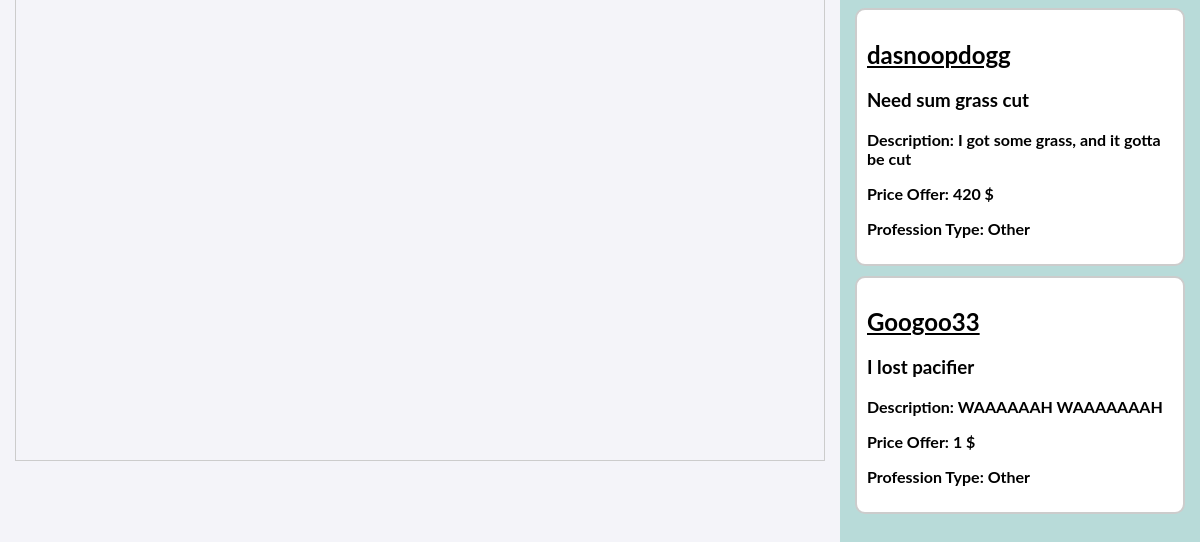
The app's page / (lower part), older data.
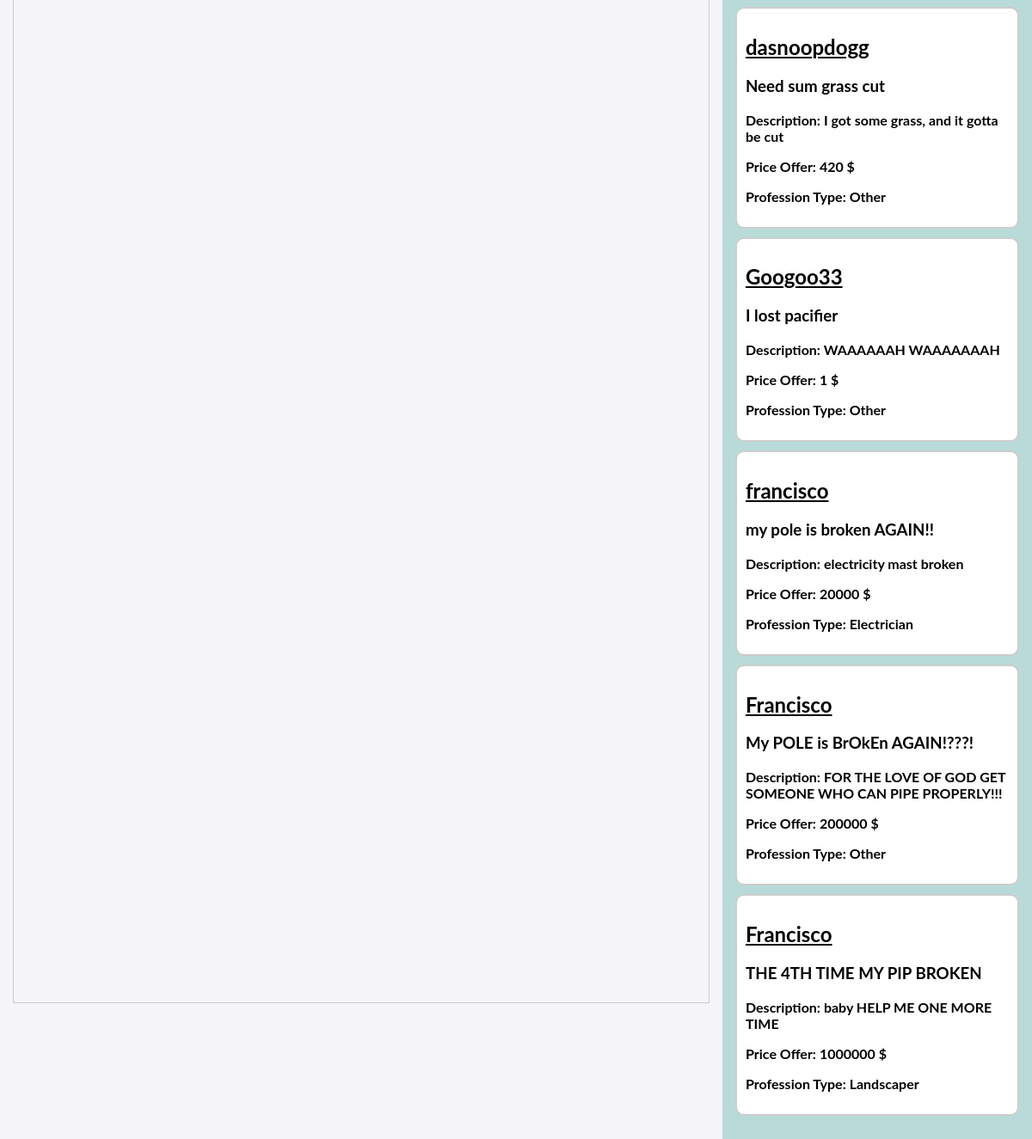
The same page, newer data.
### trademap/models.py (models this page shows)
class Account(models.Model):
    username = models.CharField(max_length=40)
    first_name = models.CharField(max_length=40)
    last_name = models.CharField(max_length=40)
    password = models.CharField(max_length=40)
    profession = models.CharField(max_length=40)

class JobPostings(Account):
    jobs = [
        ('Plumber', 'Plumber'),
        ('Carpenter', 'Carpenter'),
        ('Electrician', 'Electrician'),
        ('Landscaper', 'Landscaper'),
        ('Painter or Decorator', 'Painter or Decorator'),
        ('Other', 'Other'),
        ]
    user = models.CharField(max_length=40)
    title = models.CharField(max_length=100)
    description = models.CharField(max_length=300)
    cost_offer = models.IntegerField()
    profession_type = models.CharField(max_length=40, choices= jobs)
    contact = models.CharField(max_length = 15, default = '')
    location = models.CharField(max_length = 100, default = '')

### trademap/views.py (the view)
# urls.py: path("", views.index, name = "home"),
def index(request):
    len(values)
    return render(request, 'index.html', {
        'postings': values
    })

### templates/index.html (shortened to what this page needs)
<html lang="en">
<head>
</head>
<body>
    <div class="container">
        <div class="left-boxes">
            <div id="map" class="google-map"></div>
        </div>
       <div class="right-box">
        {% for post in postings %}
            <div class="post-box">
                <div class="clear-box" onclick="toggleMoreInfo(this)">
                    <h2 style="text-decoration: underline;">{{ post.user }}</h2>
                    <h3>{{ post.title }}</h3>
                    <p>Description: {{ post.description }}</p>
                    <p>Price Offer: {{ post.cost_offer }} $</p>
                    <p>Profession Type: {{ post.profession_type }}</p>
                </div>
            </div>
        {% endfor %}
    </div>
</body>
</html>

Row changes from the older to the newer data that the page shows:
added JobPostings: user "francisco", title "my pole is broken AGAIN!!", description "electricity mast broken", cost_offer "20000", profession_type "Electrician"
added JobPostings: user "Francisco", title "My POLE is BrOkEn AGAIN!???!", description "FOR THE LOVE OF GOD GET SOMEONE WHO CAN PIPE PROPERLY!!!", cost_offer "200000", profession_type "Other"
added JobPostings: user "Francisco", title "THE 4TH TIME MY PIP BROKEN", description "baby HELP ME ONE MORE TIME", cost_offer "1000000", profession_type "Landscaper"
